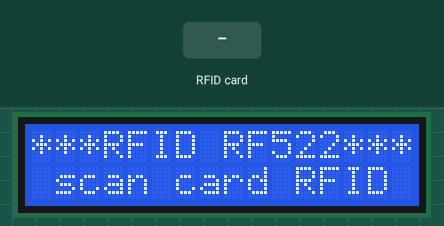
Recording of a sketch running on a simulated Arduino Uno, built with avr-gcc and run on an emulated ATmega328P. Shown: 16×2 character LCD. The inputs (shaded band) are chosen by the test bench. What the sketch prints to the serial monitor is not drawn.

Above: at 0.2 s.
At 5.3 s:
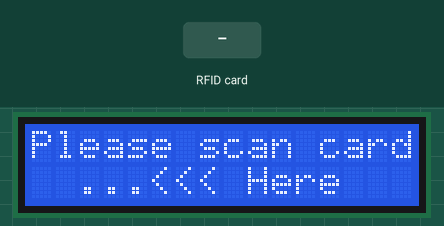
5.4 s: RFID card 5E 7A 19 C4 held to the reader
At 6.3 s:
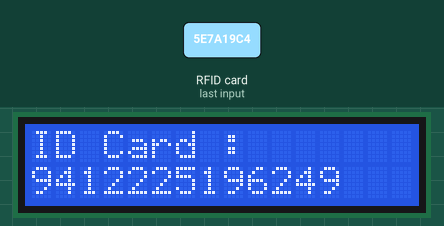
Timing chart, 0 to 8.4 s (numbered marks = the images above; inputs shaded):
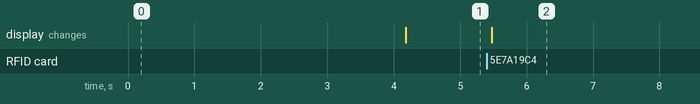

The sketch:

scan_rfid.ino
```cpp
#include <SPI.h> //library serial parallel interface
#include <Wire.h> //library untuk wire i2c
#include <RFID.h> //library RFID
#include <LiquidCrystal_I2C.h>
LiquidCrystal_I2C lcd(0x27 ,2,1,0,4,5,6,7,3, POSITIVE);

#define sda 10 //Pin Serialdata (SDA)
#define rst 9 //pin Reset

RFID rfid(sda,rst);

 int serNum[5];          //Variable buffer Scan Card
  int cards[][5] = {{47,125,104,104,82}}; // yang diizinkan

  bool access = false;

void setup(){
    Serial.begin(9600); //baud komunikasi serial monitor
    lcd.begin(16,2); //ukuran LCD 16 x 2
    SPI.begin(); //Prosedur antarmuka SPI
    rfid.init(); //Memulai inialisasi module RFID

   lcd.setCursor (0,0);
  lcd.print("***RFID RF522***");
  lcd.setCursor (0,1);
  lcd.print(" scan card RFID ");
  delay (4000);
  lcd.clear();
}

void loop(){
  lcd.setCursor (0,0);
  lcd.print("Please scan card");
  lcd.setCursor (0,1);
  lcd.print("  ...<<< Here  ");

if(rfid.isCard()){
if(rfid.readCardSerial()){
   lcd.setCursor (0,0);
   lcd.print("ID Card :        ");

   lcd.setCursor (0,1);
   Serial.print(rfid.serNum[0]); //serial no.1
   Serial.print(" ");
   lcd.print(rfid.serNum[0]);

   Serial.print(rfid.serNum[1]); //serial no.2
   Serial.print(" ");
   lcd.print(rfid.serNum[1]);

   Serial.print(rfid.serNum[2]); //serial no.3
   Serial.print(" ");
   lcd.print(rfid.serNum[2]);

   Serial.print(rfid.serNum[3]); //serial no.4
   Serial.print(" ");
   lcd.print(rfid.serNum[3]);

   Serial.print(rfid.serNum[4]); //serial no.5
   Serial.println("");
   lcd.print(rfid.serNum[4]);

   delay(3000);
   lcd.clear();
   }
    for(int x = 0; x < sizeof(cards); x++){
              for(int i = 0; i < sizeof(rfid.serNum); i++ ){
                  if(rfid.serNum[i] != cards[x][i]) {
                      access = false;
                      break;
                  } else {
                      access = true;
                  }
              }
              if(access) break;
            }
        }
   if(access){
          Serial.println("Welcome!");
          lcd.setCursor (0,0);
          lcd.print(F(" Akses diterima "));
          lcd.setCursor (0,1);
          lcd.print("ID:");
          lcd.print(rfid.serNum[0]); lcd.print(rfid.serNum[1]);
          lcd.print(rfid.serNum[2]); lcd.print(rfid.serNum[3]);
          lcd.print(rfid.serNum[4]);
     // tampilan sukses
    lcd.setCursor(0,0);
    lcd.print("E Money");
    lcd.setCursor(0,1);
    lcd.print("Mandiri");
   }
}
```

Measured:
- after the input at 5.4 s, the display: changes after 0.08 s (image 2)
